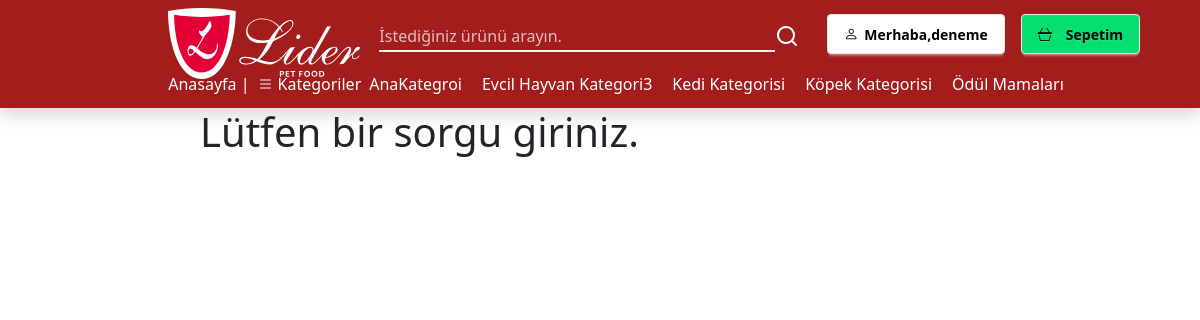
Screenshot of /search/ (signed in) with the database file from the repository.
### intern_app/models.py (models this page shows, shortened)
class PersonUser(AbstractUser):
    email = models.EmailField(validators=[EmailValidator()],unique = True)
    password = models.CharField(validators=[MinLengthValidator(8)],max_length=16)
    class Meta():
        verbose_name ="Kullanıcı"
        verbose_name_plural = "Kullanıcılar"

class Categories(models.Model):
    name = models.CharField(max_length=255,unique=True,verbose_name="Kategori İsmi")
    description = models.CharField(max_length=255,null=True,verbose_name="Kategori Açıklaması")
    image = models.ImageField(upload_to='category_images/',verbose_name="Kategori Görseli")
    slug = AutoSlugField(populate_from="name",unique=True,verbose_name="Alan Adı")
    sub_categories = models.ManyToManyField("self", blank=True, symmetrical=False, related_name="parent_categories",verbose_name="Alt Kategori olmasını istediğiniz kategorileri seçin:",
                                            help_text="Birden fazla kategori seçmek için CTRL tuşuna basılı tutunuz." \
                                            "\n Aynı zamanda seçimi iptal etmek için CTRL tuşuna basılı tutup seçimi iptal edilmek istenen kategoriye tıklayın. ")
    @staticmethod
    def get_main_categories():
        return Categories.objects.filter(parent_categories__isnull=True)
    class Meta():
        verbose_name = 'Kategori'
        verbose_name_plural = 'Kategoriler'

### intern_app/views.py (the view)
# urls.py: path('search/',views.search_view,name="search"),
def search_view(request):
    search_query = request.GET.get('search_query', '')
    if search_query:
        posts = Products.objects.filter(
            Q(product_name__icontains=search_query) |
            Q(product_name__iexact=search_query) |
            Q(product_name__contains=search_query)
        )
    else:
        posts = Products.objects.none()  # Eğer arama yapılmadıysa, boş liste döner
    return render(request, 'intern_app/search_result.html', {'query': search_query, 'posts': posts})

### intern_app/context_processors.py (called while the page is built)
def admin_links(request):
    models = []
    for model in apps.get_models():
        if admin.site.is_registered(model):
            app_label = model._meta.app_label
            model_name = model._meta.model_name
            verbose_name = model._meta.verbose_name_plural
            models.append({
                "app_label": app_label,
                "model_name": model_name,
                "verbose_name": verbose_name,
            })
    return {"admin_models": models}  # Global olarak admin_models kullanılabilir

def cart_items_processor(request):
    if request.user.is_authenticated:
        cart_items = CartItem.objects.filter(user=request.user)
        total_price = sum(item.cart_name.product_price *
                          item.cart_quantity for item in cart_items)
    else:
        cart_items = []
        total_price = 0
    return {'cart_items': cart_items, 'total_price': total_price}

def categories_processor(request):
    categories_filtered = Categories.objects.filter(parent_categories=None).order_by('name')[:5]
    categories = Categories.get_main_categories()  # Kendi metodunla al
    return {'categories': categories,'categories_filtered':categories_filtered}  # Template'e gönder

def sub_categories_processor(request):
    if 'slug' in request.resolver_match.kwargs:
        slug = request.resolver_match.kwargs.get('slug')
        category = get_object_or_404(Categories, slug=slug)
        sub_categories = category.sub_categories.all()
        return {'sub_categories': sub_categories}
    return {'sub_categories': []}

def BillingProcessor(request):
    billed_items = BilledItems()
    if request.user.is_authenticated:
        bills = Billing.objects.filter(user=request.user)
        billed_items = BilledItems.objects.filter(bills__user=request.user)
    else:
        bills = []
        billed_items = []
        only_product_image = []
    grouped_items = defaultdict(list)
    for item in billed_items:
        grouped_items[item.bills.id].append(item)
    return {
        "bills":bills,
        "billed_items":billed_items,
        "grouped_items":grouped_items,
    }

def adres_listeleme_context(request):
    if request.user.is_authenticated:
        adres_ilk = Address.objects.filter(user=request.user).order_by("-isDefault").first()
        adres = Address.objects.filter(user=request.user)
    else:
        adres_ilk = None
        adres = Address.objects.none()
    return {'adres_ilk': adres_ilk, "adres": adres}

### intern_app/templates/intern_app/search_result.html (shortened to what this page needs)
{%extends 'base.html'%}
{%load static%}
{%block content%}
{% if query %}
<div>
    <div>
        {% if posts %}
        <div class="h1-q">
            <h1>Yaptığınız "{{query}}" sorgusuna göre sonuçlar:</h1>
        </div>
        <div class="container-fluid test-search">
            <div class="row row-cols-2 row-cols-md-3 row-cols-lg-5 g-3 p-2">
                {% for post in posts %}
                <div class="col">
                    <div class="card shadow-sm border-0 rounded-4 h-100">
                        <a href="{%url 'intern_app:item_details' item_name=post.product_name item_id=post.id %}">
                            <img src="{{ post.product_image.url }}" class="card-img-top p-1"
                                style="object-fit: contain; max-height: 150px;" alt="{{ post.product_name }}">
                        </a>
                        <div class="card-body p-2">
                            <a href="{%url 'intern_app:item_details' item_name=post.product_name item_id=post.id %}">
                                <h6 class="card-title text-primary">{{ post.product_name }}</h6>
                            </a>
                            <p class="card-text text-muted" style="font-size: 0.8rem;">{{ post.product_description }}
                            </p>
                        </div>
                        <ul class="list-group list-group-flush">
                            <li class="list-group-item fw-bold" style="font-size: 0.9rem;">{{ post.product_price }}₺
                            </li>
                        </ul>
                        <div class="card-footer bg-white border-0 text-center p-2">
                            <form method="POST" action="{% url 'intern_app:add_to_cart' post.id %}">
                                {% csrf_token %}
                                <div class="d-flex justify-content-center quantity-input align-items-center gap-1">
                                    <button type="button" class="btn red" id="decrease-{{post.id}}"
                                        onclick="changeQuantity(-1,{{post.id}})">
                                        <i class="bi bi-dash-lg"></i>
                                    </button>
                                    <input type="number" name="quantity" id="quantity-{{post.id}}" min="1" max="999"
                                        value="{{ request.POST.quantity|default:1 }}" required
                                        class="form-control text-center" style="width: 80px; font-size: 1rem;"
                                        oninput="this.value = this.value.replace(/[^0-9]/g, '')">
                                    <button type="button" class="btn green" id="increase-{{post.id}}"
                                        onclick="changeQuantity(1,{{post.id}})">
                                        <i class="bi bi-plus-lg"></i>
                                    </button>
                                </div>
                                <div class="butonlar flex flex-row gap-2 pt-2 justify-center">
                                    <button type="submit" name="action" value="add_to_cart" class="du-btn bg-transparent text-black hover:!bg-blue-800 hover:!text-white !rounded-xl w-20"><span class="text-sm">Sepete Ekle</span></button>
                                  <div class="satin-alma-buton">
                                    <button type="submit" name="action" value="buy_now" class="du-btn bg-green-400 hover:bg-green-700 hover:border-green-700 !rounded-xl border-green-500 transition" ><span class="text-sm">Satın Al</span></button>
                                </div>
                                </div>
                            </form>
                        </div>
                    </div>
                </div>
                {% endfor %}
            </div>
        </div>
        {% else %}
        <h3 style="text-align: center; margin-top: 10rem;">Aradığınız "{{query}}" sorgusuna göre bir sonuç bulunamadı.
        </h3>
        {% endif %}
    </div>
</div>
{% else %}
<h1>Lütfen bir sorgu giriniz.</h1>
{% endif %}
{%endblock%}

### core/templates/navbar.html (shortened to what this page needs)
{%load static tailwind_tags%}
{%load static%}
{% tailwind_css %}
<header>
  <nav class="du-navbar shadow flex flex-col  ">
      <div class="wrapper flex h-13 w-full relative right-10  justify-between">
        <div class="logo ">
          <div class="logo-alt">
            <div class="logo-img relative left-50">
              <a href="{%url 'intern_app:index'%}">
                <img class="w-48"  src="{%static 'intern_app/images/lider-logo-beyaz.svg'%}" alt="">
              </a>
            </div>
          </div>
        </div>
        <div class="search-and-buttos  flex items-center gap-5    ">
          <div class="wrapper-2 flex flex-row    ">
            <div class="search-bar-wrapper p-3  ">
              <form id="search-form" class="text-center flex align-middle " role="search" action="{% url 'intern_app:search' %}" method="GET" value="{{ request.GET.search_query }}">
                <div class="search-bar   flex flex-row">
                  <input type="search" class=" border-b-2 w-99 bg-transparent" name="search_query" required
                  aria-label="Search" autocomplete="off" placeholder="İstediğiniz ürünü arayın.">
                <button class="search-buton ">
                  <svg xmlns="http://www.w3.org/2000/svg" id='glass' width="24" height="24" viewBox="0 0 24 24">
                    <path fill="currentColor"
                      d="M21.71 20.29L18 16.61A9 9 0 1 0 16.61 18l3.68 3.68a1 1 0 0 0 1.42 0a1 1 0 0 0 0-1.39ZM11 18a7 7 0 1 1 7-7a7 7 0 0 1-7 7Z">
                    </path>
                  </svg>
                </button>
                </div>
              </form>
            </div>
            <div class="buttons flex flex-row left-10 p-2 space-x-2">
              <div class="profil-button flex items-center">
                <div class="profile">
                  <div class="du-dropdown du-dropdown-hover">
                    {% if user.is_authenticated %}
                    <div tabindex="0" role="button" class="du-btn hover:!bg-gray-300 bg-white text-black m-1">
                      <i class="bi bi-person"></i>Merhaba,{{ user.username }}
                    </div>
                    {% else %}
                    <a tabindex="0" href="{% url 'login' %}" type="button" class="du-btn bg-white text-black m-1"><i class="bi bi-person"></i>Giriş/Kayıt Yap</a>
                    {% endif %}
                  </div>
                </div>
              </div>
              <div class="sepett-btn flex items-center">
                <div class="sepett">
                  <a class="du-btn hover:!bg-green-600 bg-green-400 text-black m-1 du-btn-cart" href="#" role="button" aria-expanded="false">
                    <i class="bi bi-basket3 pe-2"></i>
                    Sepetim
                  </a>
                </div>
              </div>
            </div>
      </div>
            </div>
          </div>
      <div class="wrapper-kategori top-3 relative">
        <div class="kategori-icerik  flex flex-row">
          <div class="kategoriler">
            <ul class="flex  gap-2">
              <li>
                <a class="text-white  hover:!text-gray-300" href="{% url 'intern_app:index' %}">Anasayfa |</a>
              </li>
              <li>
                <div class="du-dropdown custom-sub   du-dropdown-hover ">
                  <div tabindex="0" class="text-white cursor-pointer flex items-center gap-1">
                    <i class="bi bi-list class"></i>Kategoriler
                  </div>
                </div>
              </li>
              <li class="flex gap-x-5">
                {%for category in categories_filtered%}
                <a class="text-white hover:!text-gray-300 " href="{%url 'intern_app:category_products' category.slug%}">{{category.name}}</a>
                {%endfor%}
              </li>
            </ul>
          </div>
        </div>
      </div>
  </nav>
</header>

### intern_app/static/intern_app/css/base.css (style rules this page uses)
a { text-decoration: none; }
::placeholder { color: rgb(255, 255, 255) !important; opacity: 0.7 !important; }
h1 { position: absolute; left: 200px; }
body { background-color: rgb(255, 255, 255,0.9) !important; }
* { scrollbar-width: thin; scrollbar-color: #A31D1D transparent; }
header { background-color: #A31D1D; color: black; }
.search-bar input[type = 'search'] { outline: none; color: whitesmoke; }
.search-bar { height: 30px; }
#search-form { padding-top: 5px !important; }
#glass { margin-bottom: 1px; color: white ; }

### rows the page displays
PersonUser: username "deneme"
Categories: name "AnaKategroi"
Categories: name "Evcil Hayvan Kategori3"
Categories: name "Kedi Kategorisi"
Categories: name "Köpek Kategorisi"
Categories: name "Ödül Mamaları"
